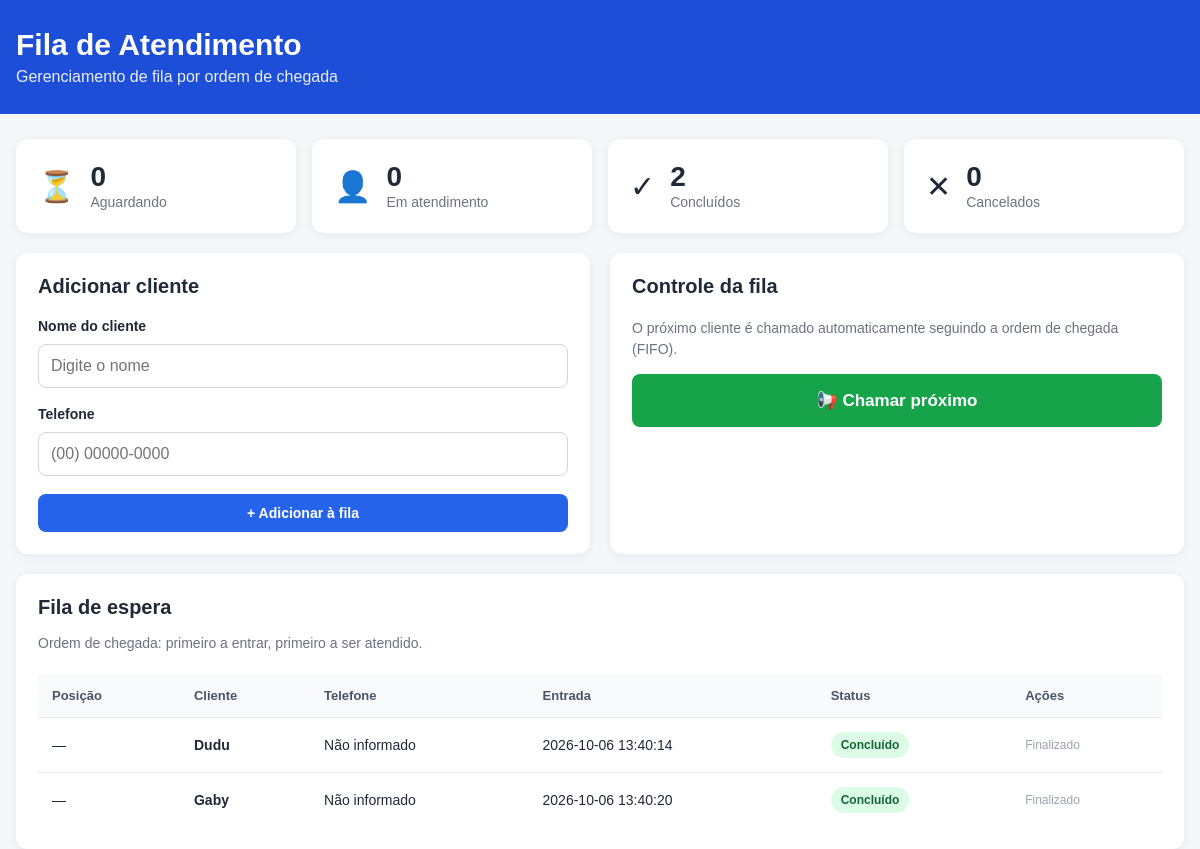
The page / on the database its author committed.
### tables this page shows
CREATE TABLE clientes (
            id INTEGER PRIMARY KEY AUTOINCREMENT,
            nome TEXT NOT NULL,
            telefone TEXT,
            status TEXT NOT NULL DEFAULT 'aguardando',
            criado_em DATETIME DEFAULT CURRENT_TIMESTAMP,
            iniciado_em DATETIME,
            concluido_em DATETIME
        );

### app.py (the view)
@app.route("/")
def index():
    conexao = conectar()
    clientes = conexao.execute("""
        SELECT *
        FROM clientes
        ORDER BY
            CASE status
                WHEN 'em atendimento' THEN 1
                WHEN 'aguardando' THEN 2
                WHEN 'concluído' THEN 3
                WHEN 'cancelado' THEN 4
            END,
            id ASC
    """).fetchall()
    aguardando = conexao.execute("""
        SELECT COUNT(*) AS total
        FROM clientes
        WHERE status = 'aguardando'
    """).fetchone()["total"]
    em_atendimento = conexao.execute("""
        SELECT COUNT(*) AS total
        FROM clientes
        WHERE status = 'em atendimento'
    """).fetchone()["total"]
    concluidos = conexao.execute("""
        SELECT COUNT(*) AS total
        FROM clientes
        WHERE status = 'concluído'
    """).fetchone()["total"]
    cancelados = conexao.execute("""
        SELECT COUNT(*) AS total
        FROM clientes
        WHERE status = 'cancelado'
    """).fetchone()["total"]
    conexao.close()
    return render_template(
        "index.html",
        clientes=clientes,
        aguardando=aguardando,
        em_atendimento=em_atendimento,
        concluidos=concluidos,
        cancelados=cancelados
    )

### database.py (called while the page is built)
def conectar():
    conexao = sqlite3.connect(DATABASE)
    conexao.row_factory = sqlite3.Row
    return conexao

### templates/index.html (shortened to what this page needs)
{% extends "base.html" %}
{% block content %}
<section class="dashboard">
    <div class="card estatistica">
        <span class="icone">⏳</span>
        <div>
            <span class="numero">{{ aguardando }}</span>
            <span class="descricao">Aguardando</span>
        </div>
    </div>
    <div class="card estatistica">
        <span class="icone">👤</span>
        <div>
            <span class="numero">{{ em_atendimento }}</span>
            <span class="descricao">Em atendimento</span>
        </div>
    </div>
    <div class="card estatistica">
        <span class="icone">✓</span>
        <div>
            <span class="numero">{{ concluidos }}</span>
            <span class="descricao">Concluídos</span>
        </div>
    </div>
    <div class="card estatistica">
        <span class="icone">✕</span>
        <div>
            <span class="numero">{{ cancelados }}</span>
            <span class="descricao">Cancelados</span>
        </div>
    </div>
</section>
<section class="grid">
    <div class="card">
        <div class="card-header">
            <h2>Adicionar cliente</h2>
        </div>
        <form
            method="POST"
            action="{{ url_for('cadastrar_cliente') }}"
            class="formulario"
        >
            <label for="nome">Nome do cliente</label>
            <input
                type="text"
                id="nome"
                name="nome"
                placeholder="Digite o nome"
                required
                maxlength="100"
            >
            <label for="telefone">Telefone</label>
            <input
                type="text"
                id="telefone"
                name="telefone"
                placeholder="(00) 00000-0000"
                maxlength="20"
            >
            <button type="submit" class="btn btn-primary">
                + Adicionar à fila
            </button>
        </form>
    </div>
    <div class="card">
        <div class="card-header">
            <h2>Controle da fila</h2>
        </div>
        <p class="texto-ajuda">
            O próximo cliente é chamado automaticamente seguindo
            a ordem de chegada (FIFO).
        </p>
        <form
            method="POST"
            action="{{ url_for('chamar_proximo') }}"
        >
            <button type="submit" class="btn btn-chamar">
                📢 Chamar próximo
            </button>
        </form>
    </div>
</section>
<section class="card fila">
    <div class="card-header">
        <div>
            <h2>Fila de espera</h2>
            <p class="texto-ajuda">
                Ordem de chegada: primeiro a entrar, primeiro a ser atendido.
            </p>
        </div>
    </div>
    {% if clientes %}
    <div class="tabela-container">
        <table>
            <thead>
                <tr>
                    <th>Posição</th>
                    <th>Cliente</th>
                    <th>Telefone</th>
                    <th>Entrada</th>
                    <th>Status</th>
                    <th>Ações</th>
                </tr>
            </thead>
            <tbody>
            {% set posicao = namespace(valor=0) %}
            {% for cliente in clientes %}
                {% if cliente.status == 'aguardando' %}
                    {% set posicao.valor = posicao.valor + 1 %}
                {% endif %}
                <tr>
                    <td>
                        {% if cliente.status == 'aguardando' %}
                            <span class="posicao">
                                {{ posicao.valor }}º
                            </span>
                        {% else %}
                            —
                        {% endif %}
                    </td>
                    <td>
                        <strong>{{ cliente.nome }}</strong>
                    </td>
                    <td>
                        {{ cliente.telefone or 'Não informado' }}
                    </td>
                    <td>
                        {{ cliente.criado_em }}
                    </td>
                    <td>
                        <span class="status {{ cliente.status|replace(' ', '-') }}">
                            {{ cliente.status|capitalize }}
                        </span>
                    </td>
                    <td>
                        <div class="acoes">
                            {% if cliente.status == 'aguardando' %}
                                <form
                                    method="POST"
                                    action="{{ url_for('alterar_status', cliente_id=cliente.id) }}"
                                >
                                    <input
                                        type="hidden"
                                        name="status"
                                        value="em atendimento"
                                    >
                                    <button
                                        type="submit"
                                        class="btn btn-small btn-atender"
                                    >
                                        Atender
                                    </button>
                                </form>
                                <form
                                    method="POST"
                                    action="{{ url_for('cancelar_atendimento', cliente_id=cliente.id) }}"
                                >
                                    <button
                                        type="submit"
                                        class="btn btn-small btn-cancelar"
                                    >
                                        Cancelar
                                    </button>
                                </form>
                            {% elif cliente.status == 'concluído' %}
                                <span class="sem-acao">
                                    Finalizado
                                </span>
                            {% elif cliente.status == 'cancelado' %}
                                <span class="sem-acao">
                                    Cancelado
                                </span>
                            {% endif %}
                        </div>
                    </td>
                </tr>
            {% endfor %}
            </tbody>
        </table>
    </div>
    {% else %}
        <div class="vazio">
            <div class="vazio-icone">👥</div>
            <h3>Fila vazia</h3>
            <p>Nenhum cliente foi cadastrado ainda.</p>
        </div>
    {% endif %}
</section>
{% endblock %}

### templates/base.html (shortened to what this page needs)
<!DOCTYPE html>
<html lang="pt-BR">
<head>
    <link
        rel="stylesheet"
        href="{{ url_for('static', filename='style.css') }}"
    >
</head>
<body>
<header class="topo">
    <div class="container">
        <h1>Fila de Atendimento</h1>
        <p>Gerenciamento de fila por ordem de chegada</p>
    </div>
</header>
<main class="container">
    {% block content %}{% endblock %}
</main>
</body>
</html>

### static/style.css (style rules this page uses)
* { box-sizing: border-box; }
body { margin: 0; font-family: Arial, Helvetica, sans-serif; background: #f4f6f9; color: #1f2937; }
.container { width: min(1200px, calc(100% - 32px)); margin: 0 auto; }
.topo { background: #1d4ed8; color: white; padding: 28px 0; margin-bottom: 25px; }
.topo h1 { margin: 0 0 6px; font-size: 30px; }
.topo p { margin: 0; opacity: 0.9; }
.dashboard { display: grid; grid-template-columns: repeat(4, 1fr); gap: 16px; margin-bottom: 20px; }
.card { background: white; border-radius: 12px; padding: 22px; box-shadow: 0 2px 10px rgba(0, 0, 0, 0.06); }
.estatistica { display: flex; align-items: center; gap: 15px; }
.icone { font-size: 30px; }
.numero { display: block; font-size: 28px; font-weight: bold; }
.descricao { color: #6b7280; font-size: 14px; }
.grid { display: grid; grid-template-columns: 1fr 1fr; gap: 20px; margin-bottom: 20px; }
.card-header { margin-bottom: 20px; }
.card-header h2 { margin: 0; font-size: 20px; }
.formulario { display: flex; flex-direction: column; gap: 10px; }
.formulario label { font-size: 14px; font-weight: bold; }
input { width: 100%; padding: 12px; border: 1px solid #d1d5db; border-radius: 8px; font-size: 16px; margin-bottom: 8px; }
.btn { border: 0; border-radius: 8px; padding: 11px 16px; font-size: 14px; font-weight: bold; cursor: pointer; transition: 0.2s; }
.btn-primary { background: #2563eb; color: white; }
.btn-chamar { width: 100%; background: #16a34a; color: white; font-size: 17px; padding: 16px; }
.texto-ajuda { color: #6b7280; font-size: 14px; line-height: 1.5; }
.tabela-container { overflow-x: auto; }
table { width: 100%; border-collapse: collapse; }
th { background: #f8fafc; text-align: left; color: #475569; font-size: 13px; padding: 14px; white-space: nowrap; }
td { padding: 14px; border-top: 1px solid #e5e7eb; font-size: 14px; }
.status { display: inline-block; padding: 6px 10px; border-radius: 20px; font-size: 12px; font-weight: bold; white-space: nowrap; }
.status.concluído { background: #dcfce7; color: #166534; }
.acoes { display: flex; gap: 6px; flex-wrap: wrap; }
.sem-acao { color: #9ca3af; font-size: 12px; }

### rows shown on the page
clientes: nome "Dudu", telefone "Não informado", criado_em "2026-10-06 13:40:14", status "Concluído", shows "Finalizado"
clientes: nome "Gaby", telefone "Não informado", criado_em "2026-10-06 13:40:20", status "Concluído", shows "Finalizado"

### other values the page prints
{{ aguardando }} "0"
{{ em_atendimento }} "0"
{{ concluidos }} "2"
{{ cancelados }} "0"
